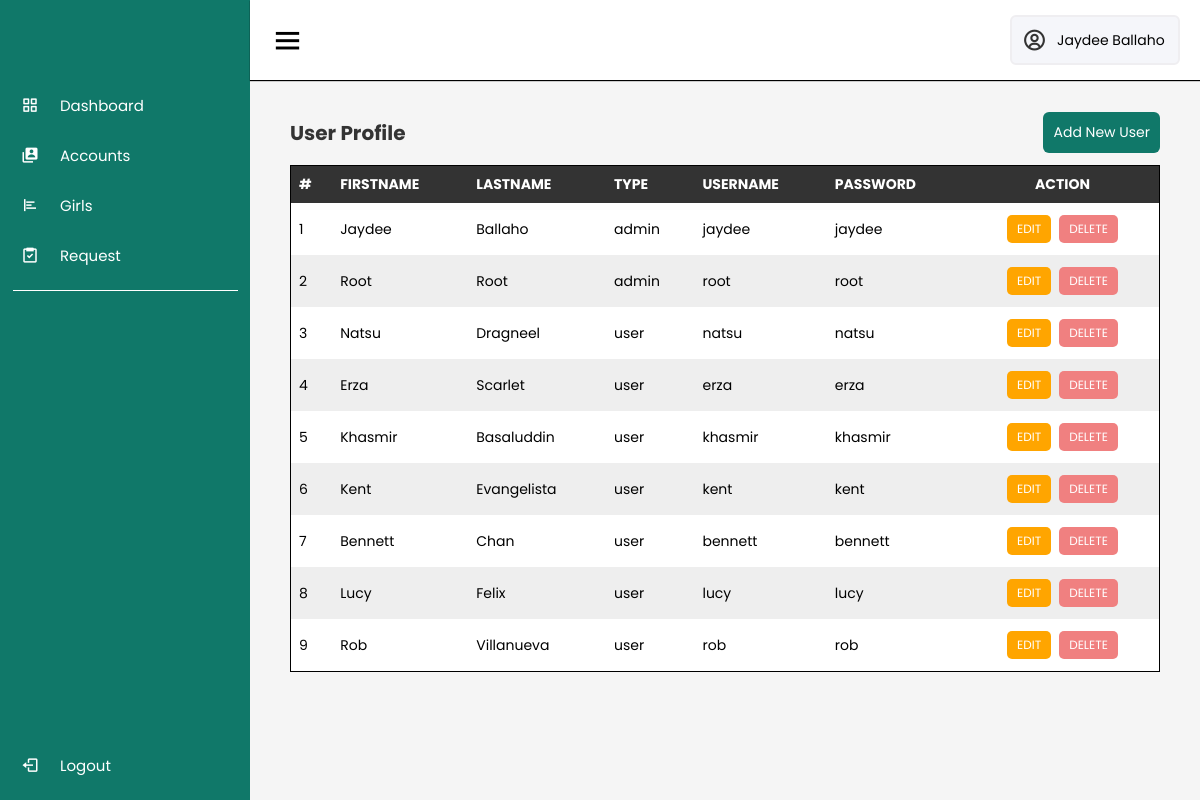
The page /account/account.php (signed in) on the database its author committed.
### tables this page shows
CREATE TABLE `user` (
  `id` int(11) NOT NULL,
  `firstname` varchar(255) DEFAULT NULL,
  `lastname` varchar(255) DEFAULT NULL,
  `type` varchar(255) DEFAULT NULL,
  `username` varchar(255) DEFAULT NULL,
  `password` varchar(255) DEFAULT NULL
);

### classes/account.class.php (called while the page is built, shortened)
<?php
require_once 'database.php';
class Accounts{
    protected $db;
    function __construct()
    {
        $this->db = new Database();
    }
    function show(){
        $sql = "SELECT * FROM user;";
        $query=$this->db->connect()->prepare($sql);
        if($query->execute()){
            $data = $query->fetchAll();
        }
        return $data;
    }
}
?>

### classes/database.php (called while the page is built)
<?php
class Database{
    private $host = 'localhost';
    private $username = 'root';
    private $password = '';
    private $database = 'rental';
    protected $connection;
    function connect(){
        try
			{
				$this->connection = new PDO("mysql:host=$this->host;dbname=$this->database",
											$this->username, $this->password);
			}
			catch (PDOException $e)
			{
				echo "Connection error " . $e->getMessage();
			}
        return $this->connection;
    }
}
?>

### account/account.php (the view, shortened to what this page needs)
<?php
    require_once '../includes_admin/header.php';
    require_once '../includes_admin/sidebar.php';
    require_once '../includes_admin/topnav.php';
?>
    <div class="home-content">
        <div class="table-container">
            <div class="table-heading">
                <h3 class="table-title">User Profile</h3>
                <?php
                    if($_SESSION['user_type'] == 'admin'){
                ?>
                    <a href="addaccount.php" class="button">Add New User</a>
                <?php
                    }
                ?>
            </div>
            <table class="table">
                <thead>
                    <tr>
                        <th>#</th>
                        <th>Firstname</th>
                        <th>Lastname</th>
                        <th>Type</th>
                        <th>Username</th>
                        <th>Password</th>
                        <?php
                            if($_SESSION['user_type'] == 'admin'){
                        ?>
                            <th class="action">Action</th>
                        <?php
                            }
                        ?>
                    </tr>
                </thead>
                <tbody>
                    <?php
                        require_once '../classes/account.class.php';
                        $account = new Accounts();
                        $i = 1;
                        foreach ($account->show() as $value){
                    ?>
                        <tr>
                            <td><?php echo $i ?></td>
                            <td><?php echo $value['firstname']?></td>
                            <td><?php echo $value['lastname'] ?></td>
                            <td><?php echo $value['type'] ?></td>
                            <td><?php echo $value['username'] ?></td>
                            <td><?php echo $value['password'] ?></td>
                            <?php
                                if($_SESSION['user_type'] == 'admin'){
                            ?>
                                <td>
                                    <div class="action">
                                        <a class="action-edit" href="editaccount.php?id=<?php echo $value['id'] ?>">Edit</a>
                                        <a class="action-delete" href="deleteaccount.php?id=<?php echo $value['id']?>">Delete</a>
                                    </div>
                                </td>
                            <?php
                                }
                            ?>
                        </tr>
                    <?php
                        $i++;
                    }
                    ?>
                </tbody>
            </table>
        </div>
    </div>
<?php
    require_once '../includes_admin/bottomnav.php';
    require_once '../includes_admin/footer.php';
?>

### includes_admin/header.php (shortened to what this page needs)
<!DOCTYPE html>
<html lang="en">
<head>
    <link rel="stylesheet" href="https://cdn.jsdelivr.net/npm/boxicons@latest/css/boxicons.min.css">
    <link rel="stylesheet" href="//code.jquery.com/ui/1.13.2/themes/base/jquery-ui.css">
    <link rel="stylesheet" href="../css/styleadmin.css">
</head>
<body>

### includes_admin/sidebar.php (shortened to what this page needs)
<div class="side-bar">
    <div class="logo-details" title="AniZone">
    </div>
    <ul class="nav-links">
        <li>
            <a href="../admin/dashboard.php" class="" title="Dashboard">
                <i class='bx bx-grid-alt' ></i>
                <span class="links-name">Dashboard</span>
            </a>
        </li>
        <li>
            <a href="../account/account.php" class="" title="Accounts">
                <i class='bx bxs-user-account'></i>
                <span class="links-name">Accounts</span>
            </a>
        </li>
        <li>
            <a href="../girl/girl.php" class="" title="Polls">
                <i class='bx bx-poll'></i>
                <span class="links-name">Girls</span>
            </a>
        </li>
        <li>
        <a href="#" class="" title="Polls Answer">
                <i class='bx bx-task' ></i>
                <span class="links-name">Request</span>
            </a>
        </li>
        <li>
        <hr class="line">
        <li id="logout-link">
            <a class="logout-link" href="../login/logout.php" title="Logout">
                <i class='bx bx-log-out'></i>
                <span class="links-name">Logout</span>
            </a>
        </li>
    </ul>
</div>

### includes_admin/topnav.php (shortened to what this page needs)
<section class="home-section">
    <nav>
        <div class="side-bar-button">
            <i class='bx bx-menu small'></i>
        </div>
        <div class="profile-details">
            <i class='bx bx-user-circle'></i>
            <span class="admin-name"><?php echo $_SESSION['fullname']; ?></span>
        </div>
    </nav>

### includes_admin/bottomnav.php
</section>

### css/styleadmin.css (style rules this page uses)
* { font-family:'Poppins', sans-serif; margin: 0; padding: 0; box-sizing: border-box; font-size: 14px; }
body { width: 100%; height: 100%; background-color: #f5f5f5; }
.button { background-color: #107869; color: white; border: none; }
.side-bar { position: fixed; width: 250px; height: calc(100vh); overflow: hidden; background-color: #107869; }
.side-bar .logo-details { height: 80px; display: flex; align-items: center; }
.side-bar .nav-links { height: calc(100vh); }
.side-bar .nav-links li { position: relative; list-style: none; height: 50px; width: 100%; }
.side-bar .nav-links li a { height: 100%; width: 100%; display: flex; align-items: center; text-decoration: none; }
.side-bar .nav-links li i { min-width: 60px; text-align: center; font-size: 18px; color: #fff; }
.side-bar .nav-links li a .links-name { color: #fff; font-size: 15px; font-weight: 400; white-space: nowrap; }
.side-bar .nav-links .line { margin: 10px auto; width: 90%; height: 1px; border: 0; border-top: 1px solid white; }
.home-section { position: relative; width: calc(100% - 250px); left: 250px; }
.home-section nav { display: flex; justify-content: space-between; height: 80px; background-color: #fff; align-items: center; position: fixed; width: calc(100% - 250px); left: 250px; z-index: 999; box-shadow: 0 1px 1px; padding: 0 20px; }
.home-section nav .side-bar-button { display: flex; align-items: center; font-size: 24px; font-weight: 500; }
nav .side-bar-button i { font-size: 35px; margin-right: 10px; }
.home-section nav .profile-details { display: flex; align-items: center; background: #f5f6fa; border: 2px solid #efeef1; border-radius: 6px; height: 50px; min-width: 170px; }
.home-section nav .profile-details i { font-size: 25px; font-weight: 500; color: #333; margin: 0 10px; white-space: nowrap; }
.table-title { font-weight: solid; font-size: 20px; text-align: left; color: #333; margin: 20px 0; display: inline; }
.table-container { position: relative; top: 80px; padding: 40px; }
.table { border-collapse: collapse; border: 1px solid black; text-align: left; vertical-align: middle; width: 100%; overflow: auto; }
th, td { padding: 8px; font-size: 14px; }
thead { background-color: #333; color: white; font-size: .9rem; text-transform: uppercase; letter-spacing: 2%; }
thead th { width: auto; height: fit-content; }
tbody tr:nth-child(odd) { background-color: #fff; }
tbody tr:nth-child(even) { background-color: #eee; }
tr .action, th .action { text-align: center; }
tr div.action { display: flex; justify-content: center; }
td a { padding: 5px 10px; font-size: 12px; border-radius: 5px; margin: 4px; text-decoration: none; text-transform: uppercase; color: white; }
a.action-edit { background-color: orange; }
a.action-delete { background-color: lightcoral; }
.table-container .button { width: fit-content; }
.table-container .table-heading { display: flex; justify-content: space-between; height: 25px; align-items: center; margin-bottom: 20px; }
.home-section .home-content { position: relative; }
#logout-link { position: absolute; bottom: 0; margin-bottom: 10px; }
a.button { width: 100%; padding: 10px; margin: 8px 0; border-radius: 6px; box-sizing: border-box; border: 0; text-decoration: none; }

### rows shown on the page
user: firstname "Jaydee", lastname "Ballaho", type "admin", username "jaydee", password "jaydee"
user: firstname "Root", lastname "Root", type "admin", username "root", password "root"
user: firstname "Natsu", lastname "Dragneel", type "user", username "natsu", password "natsu"
user: firstname "Erza", lastname "Scarlet", type "user", username "erza", password "erza"
user: firstname "Khasmir", lastname "Basaluddin", type "user", username "khasmir", password "khasmir"
user: firstname "Kent", lastname "Evangelista", type "user", username "kent", password "kent"
user: firstname "Bennett", lastname "Chan", type "user", username "bennett", password "bennett"
user: firstname "Lucy", lastname "Felix", type "user", username "lucy", password "lucy"
user: firstname "Rob", lastname "Villanueva", type "user", username "rob", password "rob"

### other values the page prints
$_SESSION['fullname'] "Jaydee Ballaho"
